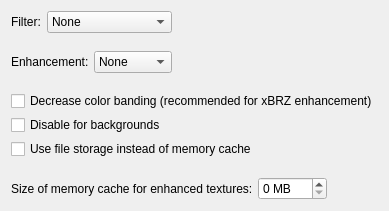
         <widget class="QWidget" name="textureEnhancementTab">
          <attribute name="title">
           <string>N64 textures</string>
          </attribute>
          <layout class="QVBoxLayout" name="verticalLayout_35">
           <item>
            <layout class="QVBoxLayout" name="verticalLayout_29">
             <property name="spacing">
              <number>18</number>
             </property>
             <item>
              <layout class="QHBoxLayout" name="horizontalLayout_7">
               <item>
                <layout class="QVBoxLayout" name="verticalLayout_13">
                 <item>
                  <widget class="QFrame" name="filterFrame">
                   <property name="toolTip">
                    <string>&lt;html&gt;&lt;head/&gt;&lt;body&gt;&lt;p&gt;This filter smooths or sharpens textures. There are four smoothing filters and two sharpening filters. The higher the number, the stronger the effect. Performance may be affected depending on the game and/or your PC.&lt;/p&gt;&lt;p&gt;[Recommended: &lt;span style=&quot; font-style:italic;&quot;&gt;Your preference&lt;/span&gt;]&lt;/p&gt;&lt;/body&gt;&lt;/html&gt;</string>
                   </property>
                   <layout class="QHBoxLayout" name="horizontalLayout">
                    <property name="leftMargin">
                     <number>0</number>
                    </property>
                    <property name="topMargin">
                     <number>0</number>
                    </property>
                    <property name="rightMargin">
                     <number>0</number>
                    </property>
                    <property name="bottomMargin">
                     <number>0</number>
                    </property>
                    <item>
                     <widget class="QLabel" name="filterLabel">
                      <property name="text">
                       <string>Filter:</string>
                      </property>
                      <property name="buddy">
                       <cstring>filterComboBox</cstring>
                      </property>
                     </widget>
                    </item>
                    <item>
                     <widget class="QComboBox" name="filterComboBox">
                      <item>
                       <property name="text">
                        <string extracomment="No texture filtering">None</string>
                       </property>
                      </item>
                      <item>
                       <property name="text">
                        <string>Smooth filtering 1</string>
                       </property>
                      </item>
                      <item>
                       <property name="text">
                        <string>Smooth filtering 2</string>
                       </property>
                      </item>
                      <item>
                       <property name="text">
                        <string>Smooth filtering 3</string>
                       </property>
                      </item>
                      <item>
                       <property name="text">
                        <string>Smooth filtering 4</string>
                       </property>
                      </item>
                      <item>
                       <property name="text">
                        <string>Sharp filtering 1</string>
                       </property>
                      </item>
                      <item>
                       <property name="text">
                        <string>Sharp filtering 2</string>
                       </property>
                      </item>
                     </widget>
                    </item>
                   </layout>
                  </widget>
                 </item>
                 <item>
                  <widget class="QFrame" name="enhancementFrame">
                   <property name="toolTip">
                    <string>&lt;html&gt;&lt;head/&gt;&lt;body&gt;&lt;p&gt;There are 12 distinct filters to select. Depending on which filter, they may cause performance problems.&lt;/p&gt;&lt;p&gt;When &lt;span style=&quot; font-weight:600;&quot;&gt;Store&lt;/span&gt; is selected, textures are saved to the cache as-is. This improves performance in games that load many textures. Uncheck &lt;span style=&quot; font-weight:600;&quot;&gt;Disable for backgrounds&lt;/span&gt; for the best performance.&lt;/p&gt;&lt;p&gt;[Recommended: &lt;span style=&quot; font-style:italic;&quot;&gt;Your preference&lt;/span&gt;]&lt;/p&gt;&lt;/body&gt;&lt;/html&gt;</string>
                   </property>
                   <layout class="QHBoxLayout" name="horizontalLayout_6">
                    <property name="spacing">
                     <number>5</number>
                    </property>
                    <property name="leftMargin">
                     <number>0</number>
                    </property>
                    <property name="topMargin">
                     <number>0</number>
                    </property>
                    <property name="rightMargin">
                     <number>0</number>
                    </property>
                    <property name="bottomMargin">
                     <number>0</number>
                    </property>
                    <item>
                     <widget class="QLabel" name="enhancementLabel">
                      <property name="text">
                       <string>Enhancement:</string>
                      </property>
                      <property name="buddy">
                       <cstring>enhancementComboBox</cstring>
                      </property>
                     </widget>
                    </item>
                    <item>
                     <widget class="QComboBox" name="enhancementComboBox">
                      <item>
                       <property name="text">
                        <string extracomment="No texture enhancement">None</string>
                       </property>
                      </item>
                      <item>
                       <property name="text">
                        <string extracomment="Store texture enhancement">Store</string>
                       </property>
                      </item>
                      <item>
                       <property name="text">
                        <string notr="true">X2</string>
                       </property>
                      </item>
                      <item>
                       <property name="text">
                        <string notr="true">X2SAI</string>
                       </property>
                      </item>
                      <item>
                       <property name="text">
                        <string notr="true">HQ2X</string>
                       </property>
                      </item>
                      <item>
                       <property name="text">
                        <string notr="true">HQ2XS</string>
                       </property>
                      </item>
                      <item>
                       <property name="text">
                        <string notr="true">LQ2X</string>
                       </property>
                      </item>
                      <item>
                       <property name="text">
                        <string notr="true">LQ2XS</string>
                       </property>
                      </item>
                      <item>
                       <property name="text">
                        <string notr="true">HQ4X</string>
                       </property>
                      </item>
                      <item>
                       <property name="text">
                        <string notr="true">2xBRZ</string>
                       </property>
                      </item>
                      <item>
                       <property name="text">
                        <string notr="true">3xBRZ</string>
                       </property>
                      </item>
                      <item>
                       <property name="text">
                        <string notr="true">4xBRZ</string>
                       </property>
                      </item>
                      <item>
                       <property name="text">
                        <string notr="true">5xBRZ</string>
                       </property>
                      </item>
                      <item>
                       <property name="text">
                        <string notr="true">6xBRZ</string>
                       </property>
                      </item>
                     </widget>
                    </item>
                   </layout>
                  </widget>
                 </item>
                </layout>
               </item>
               <item>
                <spacer name="horizontalSpacer_4">
                 <property name="orientation">
                  <enum>Qt::Horizontal</enum>
                 </property>
                 <property name="sizeHint" stdset="0">
                  <size>
                   <width>0</width>
                   <height>0</height>
                  </size>
                 </property>
                </spacer>
               </item>
              </layout>
             </item>
             <item>
              <layout class="QVBoxLayout" name="verticalLayout_12">
               <property name="spacing">
                <number>4</number>
               </property>
               <item>
                <widget class="QCheckBox" name="deposterizeCheckBox">
                 <property name="toolTip">
                  <string>&lt;html&gt;&lt;head/&gt;&lt;body&gt;&lt;p&gt;This option enables a pre-processing step that reduces posterization issues on enhanced textures.&lt;/p&gt;&lt;p&gt;[Recommended:&lt;span style=&quot; font-style:italic;&quot;&gt; Checked for xBRZ&lt;/span&gt;]&lt;/p&gt;&lt;/body&gt;&lt;/html&gt;</string>
                 </property>
                 <property name="text">
                  <string>Decrease color banding (recommended for xBRZ enhancement)</string>
                 </property>
                </widget>
               </item>
               <item>
                <widget class="QCheckBox" name="ignoreBackgroundsCheckBox">
                 <property name="toolTip">
                  <string>&lt;html&gt;&lt;head/&gt;&lt;body&gt;&lt;p&gt;This option skips texture enhancements for long, narrow textures that are usually used for backgrounds. This may save texture memory and improve performance.&lt;/p&gt;&lt;p&gt;[Recommended: &lt;span style=&quot; font-style:italic;&quot;&gt;Checked, unless Enhancement is set to Store&lt;/span&gt;]&lt;/p&gt;&lt;/body&gt;&lt;/html&gt;</string>
                 </property>
                 <property name="text">
                  <string>Disable for backgrounds</string>
                 </property>
                </widget>
               </item>
               <item>
                <widget class="QCheckBox" name="enhancedTexFileStorageCheckBox">
                 <property name="text">
                  <string>Use file storage instead of memory cache</string>
                 </property>
                </widget>
               </item>
              </layout>
             </item>
             <item>
              <widget class="QFrame" name="textureFilterCacheFrame">
               <property name="toolTip">
                <string>&lt;html&gt;&lt;head/&gt;&lt;body&gt;&lt;p&gt;Enhanced and filtered textures can be cached to improve performance. This option adjusts how much memory is dedicated to the texture cache. This can improve performance if there are many requests for the same texture, which is usually the case. Normally 128 MB should be more than enough, but the best option is different for each game. Super Mario 64 may not need more than 32 MB, but Conker's Bad Fur Day can take advantage of 256 MB+. Adjust accordingly if you are having performance problems. Setting this option to 0 disables the cache.&lt;/p&gt;&lt;p&gt;[Recommended: &lt;span style=&quot; font-style:italic;&quot;&gt;PC and game dependent&lt;/span&gt;]&lt;/p&gt;&lt;/body&gt;&lt;/html&gt;</string>
               </property>
               <layout class="QHBoxLayout" name="horizontalLayout_8">
                <property name="spacing">
                 <number>5</number>
                </property>
                <property name="leftMargin">
                 <number>0</number>
                </property>
                <property name="topMargin">
                 <number>0</number>
                </property>
                <property name="rightMargin">
                 <number>0</number>
                </property>
                <property name="bottomMargin">
                 <number>0</number>
                </property>
                <item>
                 <widget class="QLabel" name="textureFilterCacheLabel">
                  <property name="sizePolicy">
                   <sizepolicy hsizetype="Maximum" vsizetype="Preferred">
                    <horstretch>0</horstretch>
                    <verstretch>0</verstretch>
                   </sizepolicy>
                  </property>
                  <property name="text">
                   <string>Size of memory cache for enhanced textures:</string>
                  </property>
                  <property name="buddy">
                   <cstring>textureFilterCacheSpinBox</cstring>
                  </property>
                 </widget>
                </item>
                <item>
                 <widget class="QSpinBox" name="textureFilterCacheSpinBox">
                  <property name="sizePolicy">
                   <sizepolicy hsizetype="Fixed" vsizetype="Fixed">
                    <horstretch>0</horstretch>
                    <verstretch>0</verstretch>
                   </sizepolicy>
                  </property>
                  <property name="suffix">
                   <string extracomment="Megabytes"> MB</string>
                  </property>
                  <property name="maximum">
                   <number>999</number>
                  </property>
                  <property name="singleStep">
                   <number>50</number>
                  </property>
                 </widget>
                </item>
                <item>
                 <spacer name="horizontalSpacer_11">
                  <property name="orientation">
                   <enum>Qt::Horizontal</enum>
                  </property>
                  <property name="sizeHint" stdset="0">
                   <size>
                    <width>0</width>
                    <height>0</height>
                   </size>
                  </property>
                 </spacer>
                </item>
               </layout>
              </widget>
             </item>
            </layout>
           </item>
           <item>
            <spacer name="verticalSpacer_5">
             <property name="orientation">
              <enum>Qt::Vertical</enum>
             </property>
             <property name="sizeHint" stdset="0">
              <size>
               <width>0</width>
               <height>0</height>
              </size>
             </property>
            </spacer>
           </item>
          </layout>
         </widget>
